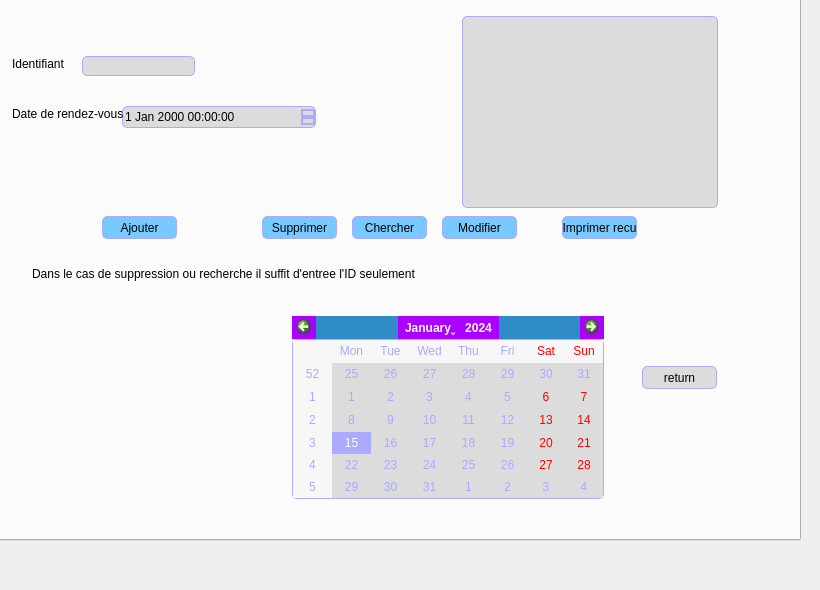
        <widget class="QWidget" name="page_9">
         <widget class="QTabWidget" name="tabWidget_5">
          <property name="geometry">
           <rect>
            <x>-10</x>
            <y>-40</y>
            <width>811</width>
            <height>581</height>
           </rect>
          </property>
          <widget class="QWidget" name="tab_8">
           <attribute name="title">
            <string>RDV</string>
           </attribute>
           <widget class="QPushButton" name="pushButton_23">
            <property name="geometry">
             <rect>
              <x>650</x>
              <y>380</y>
              <width>75</width>
              <height>23</height>
             </rect>
            </property>
            <property name="styleSheet">
             <string notr="true">QPushButton:checked {
    background-color: qlineargradient(spread:pad, x1:0, y1:0, x2:0, y2:1,   stop:0 rgb(120, 201, 255), stop:1 rgb(120, 0, 255))
}

QPushButton:hover {

	
	background-color: rgb(255, 0, 0);
}
QPushButton {
    background-color: rgb(220,220,220);
 border: 1px solid black;
	border-color: rgb(170, 170, 255);
     border-radius: 5px;
}</string>
            </property>
            <property name="text">
             <string>return</string>
            </property>
           </widget>
           <widget class="QLabel" name="label_44">
            <property name="geometry">
             <rect>
              <x>40</x>
              <y>280</y>
              <width>451</width>
              <height>16</height>
             </rect>
            </property>
            <property name="text">
             <string>Dans le cas de suppression ou recherche il suffit d'entree l'ID seulement</string>
            </property>
           </widget>
           <widget class="QDateTimeEdit" name="dateTimeEdit">
            <property name="geometry">
             <rect>
              <x>130</x>
              <y>120</y>
              <width>194</width>
              <height>22</height>
             </rect>
            </property>
            <property name="styleSheet">
             <string notr="true">QDateTimeEdit
{
background-color: rgb(220,220,220);
 border: 1px solid black;
	border-color: rgb(170, 170, 255);
     border-radius: 5px;
}
QDateTimeEdit:up-arrow
{
 border: 1px solid black;
	border-color: rgb(170, 170, 255);
     border-radius: 5px;
}
QDateTimeEdit:down-arrow
{

border: 1px solid black;
	border-color: rgb(170, 170, 255);
     border-radius: 5px;

}
QDateTimeEdit:up-button
{
 border: 1px solid black;
	border-color: rgb(170, 170, 255);
     border-radius: 5px;
}
QDateTimeEdit:down-button
{
 border: 1px solid black;
	border-color: rgb(170, 170, 255);
     border-radius: 5px;
}</string>
            </property>
           </widget>
           <widget class="QLabel" name="label_17">
            <property name="geometry">
             <rect>
              <x>20</x>
              <y>70</y>
              <width>61</width>
              <height>16</height>
             </rect>
            </property>
            <property name="text">
             <string>Identifiant</string>
            </property>
           </widget>
           <widget class="QPushButton" name="pushButton_46">
            <property name="geometry">
             <rect>
              <x>270</x>
              <y>230</y>
              <width>75</width>
              <height>23</height>
             </rect>
            </property>
            <property name="styleSheet">
             <string notr="true">QPushButton:checked {
    background-color: qlineargradient(spread:pad, x1:0, y1:0, x2:0, y2:1,   stop:0 rgb(120, 201, 255), stop:1 rgb(120, 0, 255))
}

QPushButton:hover {

	background-color: rgb(170, 255, 255);
}
QPushButton {
     background-color: rgb(120, 201, 255); border: 1px solid black;
	border-color: rgb(170, 170, 255);
     border-radius: 5px;
}</string>
            </property>
            <property name="text">
             <string>Supprimer</string>
            </property>
           </widget>
           <widget class="QPushButton" name="pushButton_48">
            <property name="geometry">
             <rect>
              <x>450</x>
              <y>230</y>
              <width>75</width>
              <height>23</height>
             </rect>
            </property>
            <property name="styleSheet">
             <string notr="true">QPushButton:checked {
    background-color: qlineargradient(spread:pad, x1:0, y1:0, x2:0, y2:1,   stop:0 rgb(120, 201, 255), stop:1 rgb(120, 0, 255))
}

QPushButton:hover {

	background-color: rgb(170, 255, 255);
}
QPushButton {
     background-color: rgb(120, 201, 255); border: 1px solid black;
	border-color: rgb(170, 170, 255);
     border-radius: 5px;
}</string>
            </property>
            <property name="text">
             <string>Modifier</string>
            </property>
           </widget>
           <widget class="QPushButton" name="pushButton_45">
            <property name="geometry">
             <rect>
              <x>110</x>
              <y>230</y>
              <width>75</width>
              <height>23</height>
             </rect>
            </property>
            <property name="styleSheet">
             <string notr="true">QPushButton:checked {
    background-color: qlineargradient(spread:pad, x1:0, y1:0, x2:0, y2:1,   stop:0 rgb(120, 201, 255), stop:1 rgb(120, 0, 255))
}

QPushButton:hover {

	background-color: rgb(170, 255, 255);
}
QPushButton {
     background-color: rgb(120, 201, 255); border: 1px solid black;
	border-color: rgb(170, 170, 255);
     border-radius: 5px;
}</string>
            </property>
            <property name="text">
             <string>Ajouter</string>
            </property>
           </widget>
           <widget class="QPushButton" name="pushButton_49">
            <property name="geometry">
             <rect>
              <x>570</x>
              <y>230</y>
              <width>75</width>
              <height>23</height>
             </rect>
            </property>
            <property name="styleSheet">
             <string notr="true">QPushButton:checked {
    background-color: qlineargradient(spread:pad, x1:0, y1:0, x2:0, y2:1,   stop:0 rgb(120, 201, 255), stop:1 rgb(120, 0, 255))
}

QPushButton:hover {

	background-color: rgb(170, 255, 255);
}
QPushButton {
     background-color: rgb(120, 201, 255); border: 1px solid black;
	border-color: rgb(170, 170, 255);
     border-radius: 5px;
}</string>
            </property>
            <property name="text">
             <string>Imprimer recu</string>
            </property>
           </widget>
           <widget class="QLineEdit" name="lineEdit_13">
            <property name="geometry">
             <rect>
              <x>90</x>
              <y>70</y>
              <width>113</width>
              <height>20</height>
             </rect>
            </property>
            <property name="styleSheet">
             <string notr="true">background-color: rgb(220,220,220);
 border: 1px solid black;
	border-color: rgb(170, 170, 255);
     border-radius: 5px;</string>
            </property>
           </widget>
           <widget class="QPushButton" name="pushButton_47">
            <property name="geometry">
             <rect>
              <x>360</x>
              <y>230</y>
              <width>75</width>
              <height>23</height>
             </rect>
            </property>
            <property name="styleSheet">
             <string notr="true">QPushButton:checked {
    background-color: qlineargradient(spread:pad, x1:0, y1:0, x2:0, y2:1,   stop:0 rgb(120, 201, 255), stop:1 rgb(120, 0, 255))
}

QPushButton:hover {

	background-color: rgb(170, 255, 255);
}
QPushButton {
     background-color: rgb(120, 201, 255); border: 1px solid black;
	border-color: rgb(170, 170, 255);
     border-radius: 5px;
}</string>
            </property>
            <property name="text">
             <string>Chercher</string>
            </property>
           </widget>
           <widget class="QLabel" name="label_18">
            <property name="geometry">
             <rect>
              <x>20</x>
              <y>120</y>
              <width>111</width>
              <height>16</height>
             </rect>
            </property>
            <property name="text">
             <string>Date de rendez-vous</string>
            </property>
           </widget>
           <widget class="QCalendarWidget" name="calendarWidget_3">
            <property name="geometry">
             <rect>
              <x>300</x>
              <y>330</y>
              <width>312</width>
              <height>183</height>
             </rect>
            </property>
            <property name="styleSheet">
             <string notr="true">background-color: rgb(170, 170, 255);
color: rgb(255, 255, 255);
alternate-background-color: rgb(185, 185, 185);
QCalendarWidget QToolButton
{
	background-color: rgb(170, 170, 255);
	alternate-background-color: rgb(170, 170, 255);
	color: rgb(255, 255, 255);
}
QCalendarWidget QToolButton
{
	
	background-color: rgb(170, 0, 255);
	alternate-background-color: rgb(170, 170, 255);
	color: rgb(255, 255, 255);
}
QCalendarWidget QToolView
{
	background-color: rgb(170, 170, 255);
	alternate-background-color: rgb(170, 170, 255);
	color: rgb(255, 255, 255);
}
QCalendarWidget QTableView
{
	selection-color: rgb(255, 255, 255);
	selection-background-color: rgb(170, 170, 255);
	color: rgb(170, 170, 255);
	background-color: rgb(220,220,220);
 border: 1px solid black;
	border-color: rgb(170, 170, 255);
     border-radius: 5px;
}</string>
            </property>
           </widget>
           <widget class="QTableView" name="tableView_8">
            <property name="geometry">
             <rect>
              <x>470</x>
              <y>30</y>
              <width>256</width>
              <height>192</height>
             </rect>
            </property>
            <property name="styleSheet">
             <string notr="true">background-color: rgb(220,220,220);
 border: 1px solid black;
	border-color: rgb(170, 170, 255);
     border-radius: 5px;</string>
            </property>
           </widget>
          </widget>
         </widget>
        </widget>
